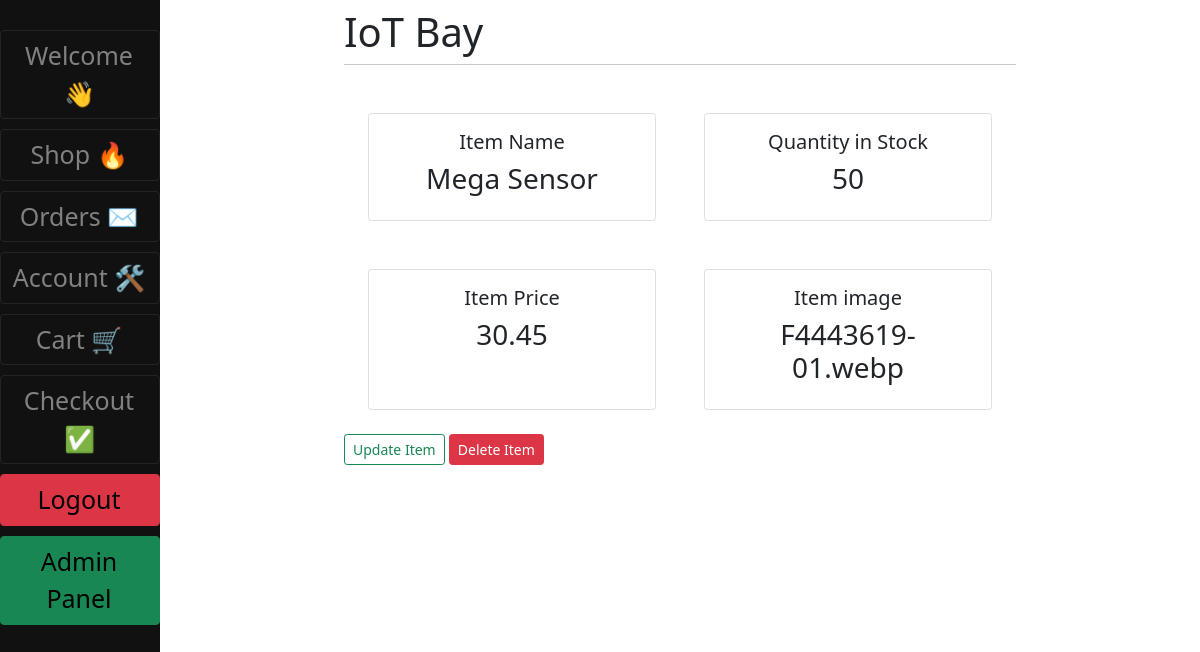
Page /view_item/2 (signed in) on the committed database.
### main/models.py (models this page shows, shortened)
class Item(models.Model):
    name = models.CharField(max_length=100)
    stock_num = models.IntegerField()
    price = models.FloatField(null=True)
    image = models.ImageField(null=True, blank=True)

### main/views.py (the view)
# urls.py: path('view_item/<int:pk>', v.view_item, name="view_item"),
def view_item(request, pk):
    if request.user.is_staff or request.user.is_superuser:
        item = get_object_or_404(Item, pk=pk)
        context = {"item": item}
        return render(request, "Product_management/view_item.html", context=context)

### main/templates/Product_Management/view_item.html (shortened to what this page needs)
{% extends "main/base.html" %}
{% block content %}
<div class="content-section">
    <div class="row mx-auto justify-content-center">
        <div class="card m-4" style="width: 18rem;">
            <div class="card-body">
                 <h5 class="cart.title text-center">Item Name</h5>
                 <h3 class="text-center">{{ item.name }}</h3>
            </div>
        </div>
        <div class="card m-4" style="width: 18rem;">
            <div class="card-body">
                 <h5 class="cart.title text-center">Quantity in Stock</h5>
                 <h3 class="text-center">{{ item.stock_num }}</h3>
            </div>
        </div>
        <div class="card m-4" style="width: 18rem;">
            <div class="card-body">
                 <h5 class="cart.title text-center">Item Price</h5>
                 <h3 class="text-center">{{ item.price }}</h3>
            </div>
        </div>
        <div class="card m-4" style="width: 18rem;">
            <div class="card-body">
                 <h5 class="cart.title text-center">Item image</h5>
                 <h3 class="text-center">{{ item.image }}</h3>
            </div>
        </div>
    </div>
</div>
<a class="btn btn-outline-success btn-sm" href="{% url 'update_item' item.id%}">Update Item</a>
<a class="btn btn-danger btn-sm" href="{% url 'delete_item' item.id%}">Delete Item</a>
{%endblock%}

### rows in the picture
Item: name "Mega Sensor", stock_num "50", price "30.45", image "F4443619-01.webp"
